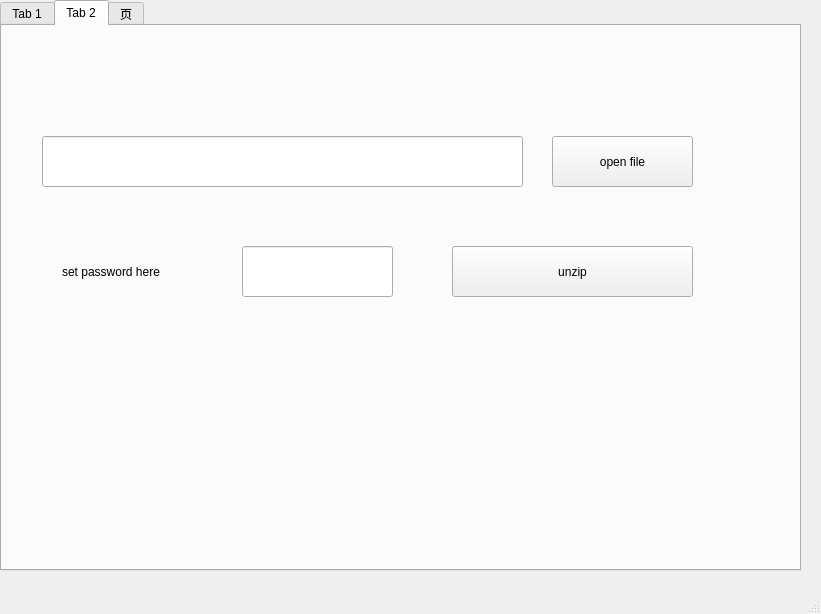
<?xml version="1.0" encoding="UTF-8"?>
<ui version="4.0">
 <class>MainWindow</class>
 <widget class="QMainWindow" name="MainWindow">
  <property name="geometry">
   <rect>
    <x>0</x>
    <y>0</y>
    <width>821</width>
    <height>614</height>
   </rect>
  </property>
  <property name="windowTitle">
   <string>MainWindow</string>
  </property>
  <widget class="QWidget" name="centralwidget">
   <widget class="QTabWidget" name="tabWidget">
    <property name="geometry">
     <rect>
      <x>0</x>
      <y>0</y>
      <width>801</width>
      <height>571</height>
     </rect>
    </property>
    <property name="currentIndex">
     <number>1</number>
    </property>
    <widget class="QWidget" name="coppressTab">
     <attribute name="title">
      <string>Tab 1</string>
     </attribute>
     <widget class="QListWidget" name="fileList">
      <property name="geometry">
       <rect>
        <x>40</x>
        <y>30</y>
        <width>341</width>
        <height>331</height>
       </rect>
      </property>
     </widget>
     <widget class="QPushButton" name="addFileBtn">
      <property name="geometry">
       <rect>
        <x>20</x>
        <y>400</y>
        <width>131</width>
        <height>41</height>
       </rect>
      </property>
      <property name="text">
       <string>add file</string>
      </property>
     </widget>
     <widget class="QPushButton" name="removeFileBtn">
      <property name="geometry">
       <rect>
        <x>160</x>
        <y>400</y>
        <width>131</width>
        <height>41</height>
       </rect>
      </property>
      <property name="text">
       <string>remove file(s)</string>
      </property>
     </widget>
     <widget class="QPushButton" name="packFileBtn">
      <property name="geometry">
       <rect>
        <x>400</x>
        <y>460</y>
        <width>121</width>
        <height>41</height>
       </rect>
      </property>
      <property name="text">
       <string>pack</string>
      </property>
     </widget>
     <widget class="QPushButton" name="compressFileBtn">
      <property name="geometry">
       <rect>
        <x>540</x>
        <y>460</y>
        <width>121</width>
        <height>41</height>
       </rect>
      </property>
      <property name="text">
       <string>compress</string>
      </property>
     </widget>
     <widget class="QListWidget" name="folderList">
      <property name="geometry">
       <rect>
        <x>400</x>
        <y>30</y>
        <width>361</width>
        <height>331</height>
       </rect>
      </property>
     </widget>
     <widget class="QPushButton" name="addFolderBtn">
      <property name="geometry">
       <rect>
        <x>400</x>
        <y>400</y>
        <width>131</width>
        <height>41</height>
       </rect>
      </property>
      <property name="text">
       <string>add folders</string>
      </property>
     </widget>
     <widget class="QPushButton" name="removeFolderBtn">
      <property name="geometry">
       <rect>
        <x>540</x>
        <y>400</y>
        <width>121</width>
        <height>41</height>
       </rect>
      </property>
      <property name="text">
       <string>remove folders</string>
      </property>
     </widget>
     <widget class="QLineEdit" name="compressPasswordEdit">
      <property name="geometry">
       <rect>
        <x>160</x>
        <y>460</y>
        <width>131</width>
        <height>41</height>
       </rect>
      </property>
      <property name="text">
       <string/>
      </property>
     </widget>
     <widget class="QLabel" name="label_2">
      <property name="geometry">
       <rect>
        <x>20</x>
        <y>457</y>
        <width>141</width>
        <height>41</height>
       </rect>
      </property>
      <property name="text">
       <string>setPassword here</string>
      </property>
     </widget>
    </widget>
    <widget class="QWidget" name="extractTab">
     <attribute name="title">
      <string>Tab 2</string>
     </attribute>
     <widget class="QLineEdit" name="targetFileEdit">
      <property name="geometry">
       <rect>
        <x>40</x>
        <y>110</y>
        <width>481</width>
        <height>51</height>
       </rect>
      </property>
     </widget>
     <widget class="QPushButton" name="openZipFileBtn">
      <property name="geometry">
       <rect>
        <x>550</x>
        <y>110</y>
        <width>141</width>
        <height>51</height>
       </rect>
      </property>
      <property name="text">
       <string>open file</string>
      </property>
     </widget>
     <widget class="QPushButton" name="unpackBtn">
      <property name="geometry">
       <rect>
        <x>450</x>
        <y>220</y>
        <width>241</width>
        <height>51</height>
       </rect>
      </property>
      <property name="text">
       <string>unzip</string>
      </property>
     </widget>
     <widget class="QLineEdit" name="extractPasswordEdit">
      <property name="geometry">
       <rect>
        <x>240</x>
        <y>220</y>
        <width>151</width>
        <height>51</height>
       </rect>
      </property>
     </widget>
     <widget class="QLabel" name="label_3">
      <property name="geometry">
       <rect>
        <x>60</x>
        <y>230</y>
        <width>131</width>
        <height>31</height>
       </rect>
      </property>
      <property name="text">
       <string>set password here</string>
      </property>
     </widget>
    </widget>
    <widget class="QWidget" name="tab">
     <attribute name="title">
      <string>页</string>
     </attribute>
     <widget class="QLineEdit" name="localBackupFolderEdit">
      <property name="geometry">
       <rect>
        <x>120</x>
        <y>80</y>
        <width>341</width>
        <height>51</height>
       </rect>
      </property>
     </widget>
     <widget class="QLineEdit" name="targetBackupFolderEdit">
      <property name="geometry">
       <rect>
        <x>120</x>
        <y>160</y>
        <width>341</width>
        <height>51</height>
       </rect>
      </property>
     </widget>
     <widget class="QPushButton" name="chooseLocalFolderBtn">
      <property name="geometry">
       <rect>
        <x>510</x>
        <y>80</y>
        <width>171</width>
        <height>51</height>
       </rect>
      </property>
      <property name="text">
       <string>choose local folder</string>
      </property>
     </widget>
     <widget class="QPushButton" name="chooseBackupFolderBtn">
      <property name="geometry">
       <rect>
        <x>510</x>
        <y>160</y>
        <width>171</width>
        <height>51</height>
       </rect>
      </property>
      <property name="text">
       <string>choose backup foder</string>
      </property>
     </widget>
     <widget class="QTimeEdit" name="backupTimer">
      <property name="geometry">
       <rect>
        <x>290</x>
        <y>250</y>
        <width>171</width>
        <height>51</height>
       </rect>
      </property>
     </widget>
     <widget class="QLabel" name="label">
      <property name="geometry">
       <rect>
        <x>130</x>
        <y>250</y>
        <width>151</width>
        <height>51</height>
       </rect>
      </property>
      <property name="text">
       <string>select every  backup time</string>
      </property>
     </widget>
     <widget class="QPushButton" name="restoreBtn">
      <property name="geometry">
       <rect>
        <x>510</x>
        <y>250</y>
        <width>171</width>
        <height>51</height>
       </rect>
      </property>
      <property name="text">
       <string>restore</string>
      </property>
     </widget>
    </widget>
   </widget>
  </widget>
  <widget class="QMenuBar" name="menubar">
   <property name="geometry">
    <rect>
     <x>0</x>
     <y>0</y>
     <width>821</width>
     <height>23</height>
    </rect>
   </property>
  </widget>
  <widget class="QStatusBar" name="statusbar"/>
 </widget>
 <resources/>
 <connections/>
</ui>
